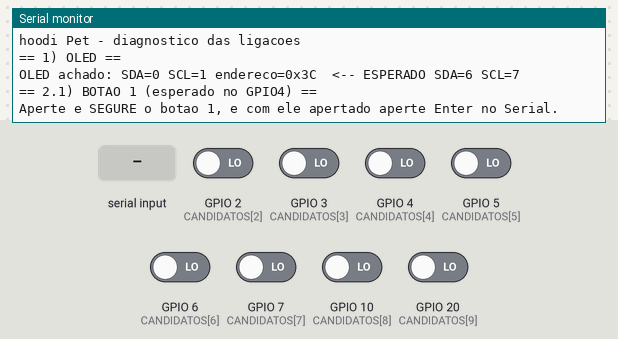
This sketch was run on a simulated ESP32-C3. On the bench: the last lines printed to the serial monitor. The test bench sets the inputs (shaded band); at power-on: GPIO 2 (CANDIDATOS[2]), GPIO 3 (CANDIDATOS[3]), GPIO 4 (CANDIDATOS[4]), GPIO 5 (CANDIDATOS[5]), GPIO 6 (CANDIDATOS[6]), GPIO 7 (CANDIDATOS[7]), GPIO 10 (CANDIDATOS[8]), GPIO 20 (CANDIDATOS[9]) LOW.

Above: at 2.3 s.
2.4 s: "1" received over Serial
At 3.2 s:
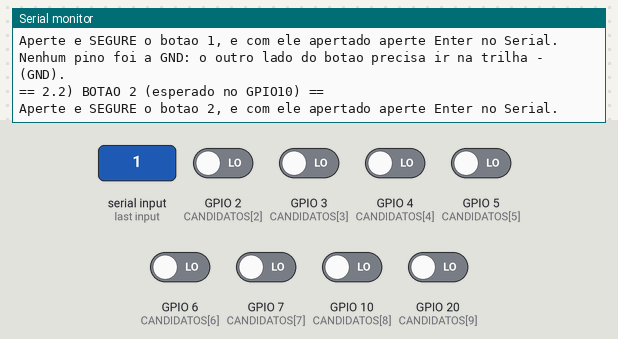
3.9 s: "0" received over Serial
At 4.4 s:
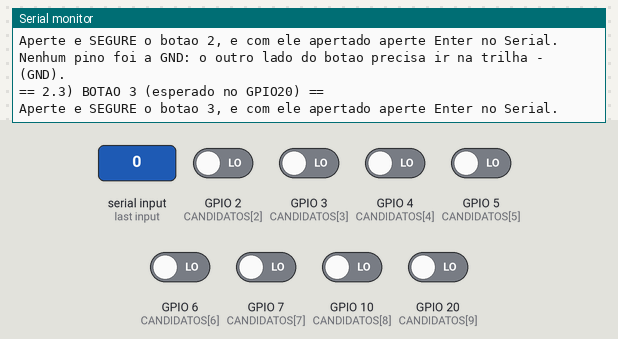
5.4 s: "2" received over Serial
At 6.0 s:
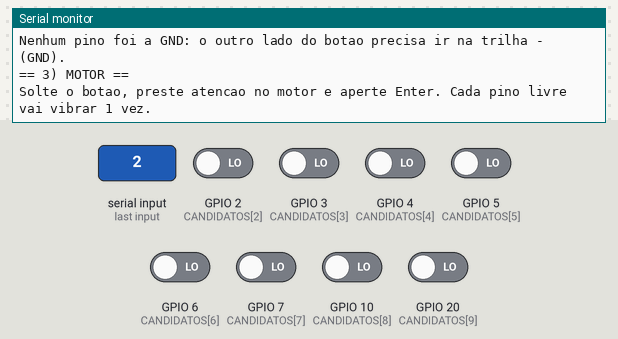
6.9 s: "1" received over Serial
At 7.18 s:
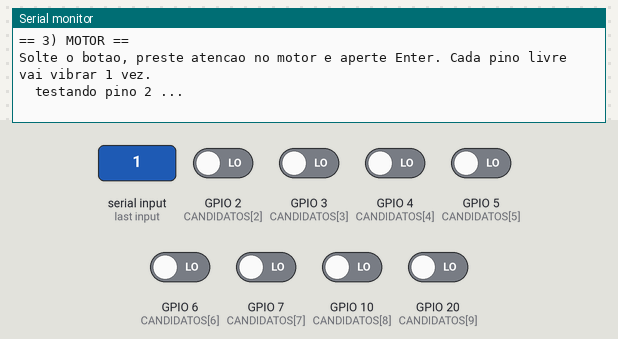
Timing chart, 0 to 9.9 s (numbered marks = the images above; inputs shaded):
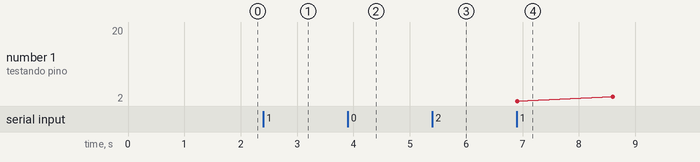

The sketch:

diagnostico_ligacoes.ino
```cpp
// hoodi Pet - diagnostico das ligacoes na protoboard.
// Descobre sozinho em quais pinos estao o OLED, os 3 botoes, o motor e o alto-falante, e compara com o
// esperado (OLED SDA=6 SCL=7, botoes 4/10/20, motor=3, som=5). Placa: ESP32C3 Dev Module, USB CDC On Boot: Enabled
// (obrigatorio: o GPIO20 e o RX da UART0).
// Abra o Serial Monitor (115200) e siga as instrucoes. Nao precisa de biblioteca extra.

#include <Arduino.h>
#include <Wire.h>

const int CANDIDATOS[] = {0, 1, 2, 3, 4, 5, 6, 7, 10, 20};  // 8 e 9 ficam de fora: mexem no boot
const int N = sizeof(CANDIDATOS) / sizeof(CANDIDATOS[0]);
bool ocupado[22] = {false};

void esperarEnter(const char* msg) {
  Serial.println(msg);
  while (Serial.available()) Serial.read();
  while (!Serial.available()) delay(10);
  while (Serial.available()) Serial.read();
}

void acharOled() {
  Serial.println("\n== 1) OLED ==");
  for (int i = 0; i < N; i++) {
    for (int j = 0; j < N; j++) {
      if (i == j || ocupado[CANDIDATOS[i]] || ocupado[CANDIDATOS[j]]) continue;
      const int sda = CANDIDATOS[i], scl = CANDIDATOS[j];
      Wire.begin(sda, scl);
      const uint8_t enderecos[] = {0x3C, 0x3D};
      for (uint8_t ad : enderecos) {
        Wire.beginTransmission(ad);
        if (Wire.endTransmission() == 0) {
          Serial.printf("OLED achado: SDA=%d SCL=%d endereco=0x%02X  %s\n", sda, scl, ad,
                        (sda == 6 && scl == 7) ? "OK" : "<-- ESPERADO SDA=6 SCL=7");
          ocupado[sda] = ocupado[scl] = true;
          Wire.end();
          return;
        }
      }
      Wire.end();
    }
  }
  Serial.println("OLED NAO respondeu em nenhum par de pinos: conferir VCC no 3.3, GND e os fios SDA/SCL.");
}

void acharBotao(int numero, int esperado) {
  Serial.printf("\n== 2.%d) BOTAO %d (esperado no GPIO%d) ==\n", numero, numero, esperado);
  for (int i = 0; i < N; i++) if (!ocupado[CANDIDATOS[i]]) pinMode(CANDIDATOS[i], INPUT_PULLUP);
  delay(50);
  for (int i = 0; i < N; i++) {
    const int p = CANDIDATOS[i];
    if (!ocupado[p] && digitalRead(p) == LOW) {
      Serial.printf("Pino %d esta em GND SEM apertar nada: botao sempre fechado ou fio no GND. "
                    "Gire o botao 90 graus ou use pernas na diagonal.\n", p);
      ocupado[p] = true;  // nunca vai ser ligado como saida (evita curto)
    }
  }
  Serial.printf("Aperte e SEGURE o botao %d, e com ele apertado aperte Enter no Serial.\n", numero);
  esperarEnter("");
  bool achou = false;
  for (int i = 0; i < N; i++) {
    const int p = CANDIDATOS[i];
    if (!ocupado[p] && digitalRead(p) == LOW) {
      Serial.printf("Botao %d achado no pino %d  %s\n", numero, p, p == esperado ? "OK" : "<-- ESPERADO OUTRO PINO");
      ocupado[p] = true;
      achou = true;
    }
  }
  if (!achou) Serial.println("Nenhum pino foi a GND: o outro lado do botao precisa ir na trilha - (GND).");
}

void acharMotor() {
  Serial.println("\n== 3) MOTOR ==");
  esperarEnter("Solte o botao, preste atencao no motor e aperte Enter. Cada pino livre vai vibrar 1 vez.");
  for (int i = 0; i < N; i++) {
    const int p = CANDIDATOS[i];
    if (ocupado[p]) continue;
    Serial.printf("  testando pino %d ...\n", p);
    pinMode(p, OUTPUT);
    digitalWrite(p, HIGH);
    delay(500);
    digitalWrite(p, LOW);
    pinMode(p, INPUT);
    delay(1200);
  }
  Serial.println("O motor deve ter vibrado SO no 'pino 3'. Se vibrou em outro, o IN esta nesse pino.");
  Serial.println("Se nao vibrou em nenhum: conferir VCC do modulo no +BAT (chave ligada) e GND.");
}

void acharSom() {
  Serial.println("\n== 4) ALTO-FALANTE ==");
  esperarEnter("Preste atencao no som e aperte Enter. Cada pino livre vai bipar 1 vez.");
  for (int i = 0; i < N; i++) {
    const int p = CANDIDATOS[i];
    if (ocupado[p]) continue;
    Serial.printf("  testando pino %d ...\n", p);
    tone(p, 2000, 400);
    delay(1200);
    noTone(p);
    pinMode(p, INPUT);
  }
  Serial.println("Deve ter bipado SO no 'pino 5'. Se nao bipou: conferir transistor (base no 1k), 33 Ohm e +BAT.");
}

void setup() {
  Serial.begin(115200);
  delay(1500);
  Serial.println("\nhoodi Pet - diagnostico das ligacoes");
  acharOled();
  acharBotao(1, 4);
  acharBotao(2, 10);
  acharBotao(3, 20);
  acharMotor();
  acharSom();
  Serial.println("\nFim. Manda esse texto pro Abner :)");
}

void loop() {}
```

Measured:
- after the input at 2.4 s, the serial monitor: prints a new line at once (image 1)
- after the input at 3.9 s, the serial monitor: prints a new line at once (image 2)
- after the input at 5.4 s, the serial monitor: prints a new line at once (image 3)
- after the input at 6.9 s, the serial monitor: prints a new line at once (image 4)
